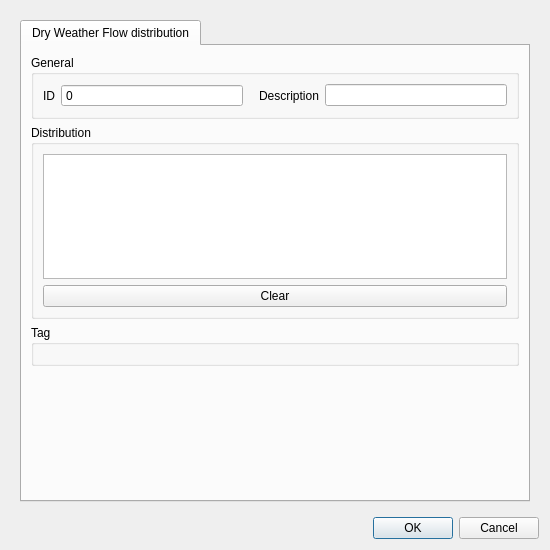
<?xml version="1.0" encoding="UTF-8"?>
<ui version="4.0">
 <class>Dialog</class>
 <widget class="QDialog" name="Dialog">
  <property name="geometry">
   <rect>
    <x>0</x>
    <y>0</y>
    <width>550</width>
    <height>550</height>
   </rect>
  </property>
  <property name="windowTitle">
   <string>Dialog</string>
  </property>
  <layout class="QGridLayout" name="gridLayout">
   <item row="0" column="0">
    <widget class="QScrollArea" name="scrollArea">
     <property name="frameShape">
      <enum>QFrame::NoFrame</enum>
     </property>
     <property name="widgetResizable">
      <bool>true</bool>
     </property>
     <widget class="QWidget" name="scrollAreaWidgetContents">
      <property name="geometry">
       <rect>
        <x>0</x>
        <y>0</y>
        <width>532</width>
        <height>503</height>
       </rect>
      </property>
      <layout class="QGridLayout" name="gridLayout_7">
       <item row="0" column="0">
        <widget class="QTabWidget" name="tabWidget">
         <property name="locale">
          <locale language="English" country="UnitedStates"/>
         </property>
         <property name="inputMethodHints">
          <set>Qt::ImhNone</set>
         </property>
         <property name="currentIndex">
          <number>0</number>
         </property>
         <widget class="QWidget" name="tab">
          <attribute name="title">
           <string>Dry Weather Flow distribution</string>
          </attribute>
          <layout class="QGridLayout" name="gridLayout_18">
           <item row="0" column="0">
            <widget class="QGroupBox" name="grp_general">
             <property name="enabled">
              <bool>true</bool>
             </property>
             <property name="locale">
              <locale language="English" country="UnitedStates"/>
             </property>
             <property name="title">
              <string>General</string>
             </property>
             <layout class="QGridLayout" name="gridLayout_2">
              <item row="0" column="2">
               <widget class="QLabel" name="label_3">
                <property name="toolTipDuration">
                 <number>1</number>
                </property>
                <property name="locale">
                 <locale language="English" country="UnitedStates"/>
                </property>
                <property name="text">
                 <string>Description</string>
                </property>
                <property name="alignment">
                 <set>Qt::AlignLeading|Qt::AlignLeft|Qt::AlignVCenter</set>
                </property>
                <property name="indent">
                 <number>10</number>
                </property>
               </widget>
              </item>
              <item row="0" column="1">
               <widget class="QSpinBox" name="id">
                <property name="sizePolicy">
                 <sizepolicy hsizetype="Expanding" vsizetype="Fixed">
                  <horstretch>0</horstretch>
                  <verstretch>0</verstretch>
                 </sizepolicy>
                </property>
                <property name="locale">
                 <locale language="English" country="UnitedStates"/>
                </property>
                <property name="readOnly">
                 <bool>true</bool>
                </property>
                <property name="buttonSymbols">
                 <enum>QAbstractSpinBox::NoButtons</enum>
                </property>
                <property name="maximum">
                 <number>99999999</number>
                </property>
                <property name="showClearButton" stdset="0">
                 <bool>true</bool>
                </property>
                <property name="clearValue" stdset="0">
                 <bool>true</bool>
                </property>
                <property name="expressionsEnabled" stdset="0">
                 <bool>false</bool>
                </property>
               </widget>
              </item>
              <item row="0" column="0">
               <widget class="QLabel" name="label">
                <property name="locale">
                 <locale language="English" country="UnitedStates"/>
                </property>
                <property name="text">
                 <string>ID</string>
                </property>
                <property name="alignment">
                 <set>Qt::AlignLeading|Qt::AlignLeft|Qt::AlignVCenter</set>
                </property>
               </widget>
              </item>
              <item row="0" column="3">
               <widget class="QLineEdit" name="description">
                <property name="sizePolicy">
                 <sizepolicy hsizetype="Expanding" vsizetype="Fixed">
                  <horstretch>0</horstretch>
                  <verstretch>0</verstretch>
                 </sizepolicy>
                </property>
                <property name="locale">
                 <locale language="English" country="UnitedStates"/>
                </property>
                <property name="clearButtonEnabled">
                 <bool>true</bool>
                </property>
               </widget>
              </item>
             </layout>
            </widget>
           </item>
           <item row="3" column="0">
            <spacer name="verticalSpacer_3">
             <property name="orientation">
              <enum>Qt::Vertical</enum>
             </property>
             <property name="sizeHint" stdset="0">
              <size>
               <width>20</width>
               <height>40</height>
              </size>
             </property>
            </spacer>
           </item>
           <item row="1" column="0">
            <widget class="QGroupBox" name="grp_distribution">
             <property name="locale">
              <locale language="English" country="UnitedStates"/>
             </property>
             <property name="inputMethodHints">
              <set>Qt::ImhNone</set>
             </property>
             <property name="title">
              <string>Distribution</string>
             </property>
             <layout class="QGridLayout" name="gridLayout_3">
              <item row="0" column="0" colspan="2">
               <widget class="QTableWidget" name="distribution_table">
                <property name="minimumSize">
                 <size>
                  <width>0</width>
                  <height>125</height>
                 </size>
                </property>
                <property name="font">
                 <font>
                  <pointsize>8</pointsize>
                 </font>
                </property>
                <property name="inputMethodHints">
                 <set>Qt::ImhDigitsOnly</set>
                </property>
                <property name="verticalScrollBarPolicy">
                 <enum>Qt::ScrollBarAsNeeded</enum>
                </property>
                <property name="sizeAdjustPolicy">
                 <enum>QAbstractScrollArea::AdjustToContents</enum>
                </property>
                <property name="selectionBehavior">
                 <enum>QAbstractItemView::SelectRows</enum>
                </property>
                <attribute name="verticalHeaderDefaultSectionSize">
                 <number>23</number>
                </attribute>
               </widget>
              </item>
              <item row="1" column="0" colspan="2">
               <layout class="QHBoxLayout" name="horizontalLayout">
                <property name="bottomMargin">
                 <number>0</number>
                </property>
                <item>
                 <widget class="QPushButton" name="distribution_table_clear">
                  <property name="toolTip">
                   <string>Paste rows from clipboard</string>
                  </property>
                  <property name="text">
                   <string>Clear</string>
                  </property>
                 </widget>
                </item>
               </layout>
              </item>
             </layout>
            </widget>
           </item>
           <item row="2" column="0">
            <widget class="QGroupBox" name="grp_tag">
             <property name="font">
              <font>
               <weight>50</weight>
               <bold>false</bold>
              </font>
             </property>
             <property name="title">
              <string>Tag</string>
             </property>
             <layout class="QGridLayout" name="gridLayout_16">
              <item row="0" column="0" colspan="2">
               <layout class="QHBoxLayout" name="tags_layout"/>
              </item>
             </layout>
            </widget>
           </item>
          </layout>
         </widget>
        </widget>
       </item>
      </layout>
     </widget>
    </widget>
   </item>
   <item row="1" column="0">
    <widget class="QDialogButtonBox" name="buttonBox">
     <property name="standardButtons">
      <set>QDialogButtonBox::Cancel|QDialogButtonBox::Ok</set>
     </property>
    </widget>
   </item>
  </layout>
 </widget>
 <tabstops>
  <tabstop>tabWidget</tabstop>
  <tabstop>scrollArea</tabstop>
  <tabstop>id</tabstop>
  <tabstop>description</tabstop>
  <tabstop>distribution_table</tabstop>
  <tabstop>distribution_table_clear</tabstop>
 </tabstops>
 <resources/>
 <connections/>
</ui>
